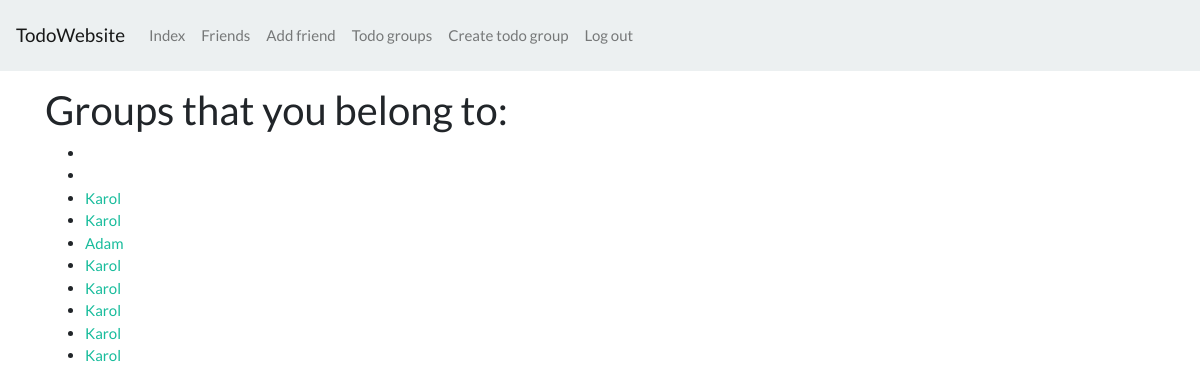
/home/todo/ (signed in), run on the app's committed database.
### todo/models.py (models this page shows, shortened)
class TodoGroup(models.Model):
    name = models.CharField(max_length=255)
    photo = models.ImageField(upload_to=get_group_photo_path)
    slug = models.SlugField(unique=True, blank=True)
    members = models.ManyToManyField(User)
    creator = models.ForeignKey(User, on_delete=models.CASCADE, related_name='user_creator', null=True, blank=True)
    created = models.DateField(auto_now_add=True)
    def get_absolute_url(self):
        return reverse('todo:single_group', kwargs={'slug': self.slug})
    class Meta:
        ordering = ('-created',)

### todo/views.py (the view)
# urls.py: path('', index, name='index'),
@login_required
def index(request):
    groups = TodoGroup.objects.filter(members__id=request.user.id).all()
    return render(request, 'todo/index.html', {'groups': groups})

### templates/todo/index.html (shortened to what this page needs)
{% extends 'base.html' %}
{% block container %}
    <div>
        <h2>Groups that you belong to:</h2>
        <ul>
            {% for group in groups %}
                <li><a href="{{ group.get_absolute_url }}">{{ group.name }}</a></li>
            {% endfor %}
        </ul>
    </div>
{% endblock %}

### data on the page
TodoGroup: name "Karol"
TodoGroup: name "Karol"
TodoGroup: name "Adam"
TodoGroup: name "Karol"
TodoGroup: name "Karol"
TodoGroup: name "Karol"
TodoGroup: name "Karol"
TodoGroup: name "Karol"
